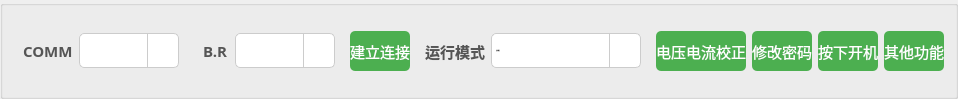
     <widget class="QGroupBox" name="groupBox_33">
      <property name="maximumSize">
       <size>
        <width>16777215</width>
        <height>99</height>
       </size>
      </property>
      <property name="styleSheet">
       <string notr="true"/>
      </property>
      <property name="title">
       <string/>
      </property>
      <layout class="QHBoxLayout" name="horizontalLayout_31">
       <item>
        <widget class="QGroupBox" name="groupBox_35">
         <property name="minimumSize">
          <size>
           <width>150</width>
           <height>0</height>
          </size>
         </property>
         <property name="maximumSize">
          <size>
           <width>250</width>
           <height>16777215</height>
          </size>
         </property>
         <property name="styleSheet">
          <string notr="true">QGroupBox {
    border: none
}
</string>
         </property>
         <property name="title">
          <string/>
         </property>
         <layout class="QHBoxLayout" name="horizontalLayout_30">
          <item>
           <widget class="QLabel" name="label_30">
            <property name="maximumSize">
             <size>
              <width>55</width>
              <height>16777215</height>
             </size>
            </property>
            <property name="font">
             <font>
              <family>Microsoft YaHei</family>
              <pointsize>-1</pointsize>
              <bold>true</bold>
             </font>
            </property>
            <property name="styleSheet">
             <string notr="true">QLabel {
    font-size: 15px; /* 字体大小 */
    font-weight: bold; /* 加粗 */
    color: #555555; /* 字体颜色 */
    text-align: center; /* 文本居中 */
}
</string>
            </property>
            <property name="text">
             <string>COMM</string>
            </property>
           </widget>
          </item>
          <item>
           <widget class="QComboBox" name="comboBox_2">
            <property name="minimumSize">
             <size>
              <width>100</width>
              <height>0</height>
             </size>
            </property>
            <property name="maximumSize">
             <size>
              <width>150</width>
              <height>35</height>
             </size>
            </property>
            <property name="font">
             <font>
              <family>Microsoft YaHei</family>
              <pointsize>-1</pointsize>
             </font>
            </property>
            <property name="styleSheet">
             <string notr="true">QComboBox {
    border: 1px solid #cccccc; /* 边框 */
    border-radius: 5px;
    background-color: #ffffff;
}
QComboBox::drop-down {
    border-left: 1px solid #cccccc; /* 下拉按钮的边框 */
    width: 30px;
}
QComboBox::down-arrow {
    image: url(:/icons/images/arrow_down.png); /* 您可以替换为您自己的下拉箭头图标 */
}
</string>
            </property>
            <item>
             <property name="text">
              <string/>
             </property>
            </item>
            <item>
             <property name="text">
              <string/>
             </property>
            </item>
           </widget>
          </item>
         </layout>
        </widget>
       </item>
       <item>
        <widget class="QGroupBox" name="groupBox_36">
         <property name="minimumSize">
          <size>
           <width>150</width>
           <height>0</height>
          </size>
         </property>
         <property name="maximumSize">
          <size>
           <width>250</width>
           <height>16777215</height>
          </size>
         </property>
         <property name="styleSheet">
          <string notr="true">QGroupBox {
    border: none
}
</string>
         </property>
         <property name="title">
          <string/>
         </property>
         <layout class="QHBoxLayout" name="horizontalLayout_32">
          <item>
           <widget class="QLabel" name="label_36">
            <property name="maximumSize">
             <size>
              <width>30</width>
              <height>16777215</height>
             </size>
            </property>
            <property name="font">
             <font>
              <family>Microsoft YaHei</family>
              <pointsize>-1</pointsize>
              <bold>true</bold>
             </font>
            </property>
            <property name="styleSheet">
             <string notr="true">QLabel {
    font-size: 15px; /* 字体大小 */
    font-weight: bold; /* 加粗 */
    color: #555555; /* 字体颜色 */
    text-align: center; /* 文本居中 */
}
</string>
            </property>
            <property name="text">
             <string>B.R</string>
            </property>
           </widget>
          </item>
          <item>
           <widget class="QComboBox" name="comboBox_3">
            <property name="minimumSize">
             <size>
              <width>100</width>
              <height>0</height>
             </size>
            </property>
            <property name="maximumSize">
             <size>
              <width>150</width>
              <height>35</height>
             </size>
            </property>
            <property name="font">
             <font>
              <family>Microsoft YaHei</family>
              <pointsize>-1</pointsize>
             </font>
            </property>
            <property name="styleSheet">
             <string notr="true">QComboBox {
    border: 1px solid #cccccc; /* 边框 */
    border-radius: 5px;
    background-color: #ffffff;
}
QComboBox::drop-down {
    border-left: 1px solid #cccccc; /* 下拉按钮的边框 */
    width: 30px;
}
QComboBox::down-arrow {
    image: url(:/icons/images/arrow_down.png); /* 您可以替换为您自己的下拉箭头图标 */
}
</string>
            </property>
            <item>
             <property name="text">
              <string/>
             </property>
            </item>
            <item>
             <property name="text">
              <string/>
             </property>
            </item>
           </widget>
          </item>
         </layout>
        </widget>
       </item>
       <item>
        <widget class="QPushButton" name="pushButton_6">
         <property name="minimumSize">
          <size>
           <width>0</width>
           <height>0</height>
          </size>
         </property>
         <property name="maximumSize">
          <size>
           <width>16777215</width>
           <height>40</height>
          </size>
         </property>
         <property name="font">
          <font>
           <family>Microsoft YaHei</family>
           <pointsize>-1</pointsize>
          </font>
         </property>
         <property name="styleSheet">
          <string notr="true">QPushButton {
    background-color: #4CAF50;
    color: white;
    border: none;
    border-radius: 5px;
    font-size: 15px;
}

QPushButton:hover {
    background-color: #45a049;
}

QPushButton:pressed {
    background-color: #388E3C; /* 改变颜色，表示按下状态 */
    border: 1px solid #2E7D32; /* 添加一个边框，提升立体感 */
    transform: translateY(2px); /* 按下时按钮向下位移，增加按压效果 */
}
</string>
         </property>
         <property name="text">
          <string>建立连接</string>
         </property>
        </widget>
       </item>
       <item>
        <widget class="QGroupBox" name="groupBox_34">
         <property name="maximumSize">
          <size>
           <width>250</width>
           <height>16777215</height>
          </size>
         </property>
         <property name="styleSheet">
          <string notr="true">QGroupBox {
    border: none
}
</string>
         </property>
         <property name="title">
          <string/>
         </property>
         <layout class="QHBoxLayout" name="horizontalLayout_29">
          <item>
           <widget class="QLabel" name="label_29">
            <property name="font">
             <font>
              <family>Microsoft YaHei</family>
              <pointsize>-1</pointsize>
              <bold>true</bold>
             </font>
            </property>
            <property name="styleSheet">
             <string notr="true">QLabel {
    font-size: 15px; /* 字体大小 */
    font-weight: bold; /* 加粗 */
    color: #555555; /* 字体颜色 */
    text-align: center; /* 文本居中 */
}
</string>
            </property>
            <property name="text">
             <string>运行模式</string>
            </property>
           </widget>
          </item>
          <item>
           <widget class="QComboBox" name="comboBox">
            <property name="minimumSize">
             <size>
              <width>150</width>
              <height>0</height>
             </size>
            </property>
            <property name="maximumSize">
             <size>
              <width>150</width>
              <height>35</height>
             </size>
            </property>
            <property name="font">
             <font>
              <family>Microsoft YaHei</family>
              <pointsize>-1</pointsize>
             </font>
            </property>
            <property name="styleSheet">
             <string notr="true">QComboBox {
    border: 1px solid #cccccc; /* 边框 */
    border-radius: 5px;
    background-color: #ffffff;
}
QComboBox::drop-down {
    border-left: 1px solid #cccccc; /* 下拉按钮的边框 */
    width: 30px;
}
QComboBox::down-arrow {
    image: url(:/icons/images/arrow_down.png); /* 您可以替换为您自己的下拉箭头图标 */
}
</string>
            </property>
            <item>
             <property name="text">
              <string>自动模式</string>
             </property>
            </item>
            <item>
             <property name="text">
              <string>手动模式</string>
             </property>
            </item>
           </widget>
          </item>
         </layout>
        </widget>
       </item>
       <item>
        <widget class="QPushButton" name="pushButton_3">
         <property name="minimumSize">
          <size>
           <width>0</width>
           <height>0</height>
          </size>
         </property>
         <property name="maximumSize">
          <size>
           <width>150</width>
           <height>40</height>
          </size>
         </property>
         <property name="font">
          <font>
           <family>Microsoft YaHei</family>
           <pointsize>-1</pointsize>
          </font>
         </property>
         <property name="styleSheet">
          <string notr="true">QPushButton {
    background-color: #4CAF50;
    color: white;
    border: none;
    border-radius: 5px;
    font-size: 15px;
}

QPushButton:hover {
    background-color: #45a049;
}

QPushButton:pressed {
    background-color: #388E3C; /* 改变颜色，表示按下状态 */
    border: 1px solid #2E7D32; /* 添加一个边框，提升立体感 */
    transform: translateY(2px); /* 按下时按钮向下位移，增加按压效果 */
}
</string>
         </property>
         <property name="text">
          <string>电压电流校正</string>
         </property>
        </widget>
       </item>
       <item>
        <widget class="QPushButton" name="pushButton_2">
         <property name="minimumSize">
          <size>
           <width>0</width>
           <height>0</height>
          </size>
         </property>
         <property name="maximumSize">
          <size>
           <width>16777215</width>
           <height>40</height>
          </size>
         </property>
         <property name="font">
          <font>
           <family>Microsoft YaHei</family>
           <pointsize>-1</pointsize>
          </font>
         </property>
         <property name="styleSheet">
          <string notr="true">QPushButton {
    background-color: #4CAF50;
    color: white;
    border: none;
    border-radius: 5px;
    font-size: 15px;
}

QPushButton:hover {
    background-color: #45a049;
}

QPushButton:pressed {
    background-color: #388E3C; /* 改变颜色，表示按下状态 */
    border: 1px solid #2E7D32; /* 添加一个边框，提升立体感 */
    transform: translateY(2px); /* 按下时按钮向下位移，增加按压效果 */
}
</string>
         </property>
         <property name="text">
          <string>修改密码</string>
         </property>
        </widget>
       </item>
       <item>
        <widget class="QPushButton" name="pushButton_4">
         <property name="minimumSize">
          <size>
           <width>0</width>
           <height>0</height>
          </size>
         </property>
         <property name="maximumSize">
          <size>
           <width>16777215</width>
           <height>40</height>
          </size>
         </property>
         <property name="font">
          <font>
           <family>Microsoft YaHei</family>
           <pointsize>-1</pointsize>
          </font>
         </property>
         <property name="styleSheet">
          <string notr="true">QPushButton {
    background-color: #4CAF50;
    color: white;
    border: none;
    border-radius: 5px;
    font-size: 15px;
}

QPushButton:hover {
    background-color: #45a049;
}

QPushButton:pressed {
    background-color: #388E3C; /* 改变颜色，表示按下状态 */
    border: 1px solid #2E7D32; /* 添加一个边框，提升立体感 */
    transform: translateY(2px); /* 按下时按钮向下位移，增加按压效果 */
}
</string>
         </property>
         <property name="text">
          <string>按下开机</string>
         </property>
        </widget>
       </item>
       <item>
        <widget class="QPushButton" name="pushButton_5">
         <property name="minimumSize">
          <size>
           <width>0</width>
           <height>0</height>
          </size>
         </property>
         <property name="maximumSize">
          <size>
           <width>16777215</width>
           <height>40</height>
          </size>
         </property>
         <property name="font">
          <font>
           <family>Microsoft YaHei</family>
           <pointsize>-1</pointsize>
          </font>
         </property>
         <property name="styleSheet">
          <string notr="true">QPushButton {
    background-color: #4CAF50;
    color: white;
    border: none;
    border-radius: 5px;
    font-size: 15px;
}

QPushButton:hover {
    background-color: #45a049;
}

QPushButton:pressed {
    background-color: #388E3C; /* 改变颜色，表示按下状态 */
    border: 1px solid #2E7D32; /* 添加一个边框，提升立体感 */
    transform: translateY(2px); /* 按下时按钮向下位移，增加按压效果 */
}
</string>
         </property>
         <property name="text">
          <string>其他功能</string>
         </property>
        </widget>
       </item>
      </layout>
     </widget>
